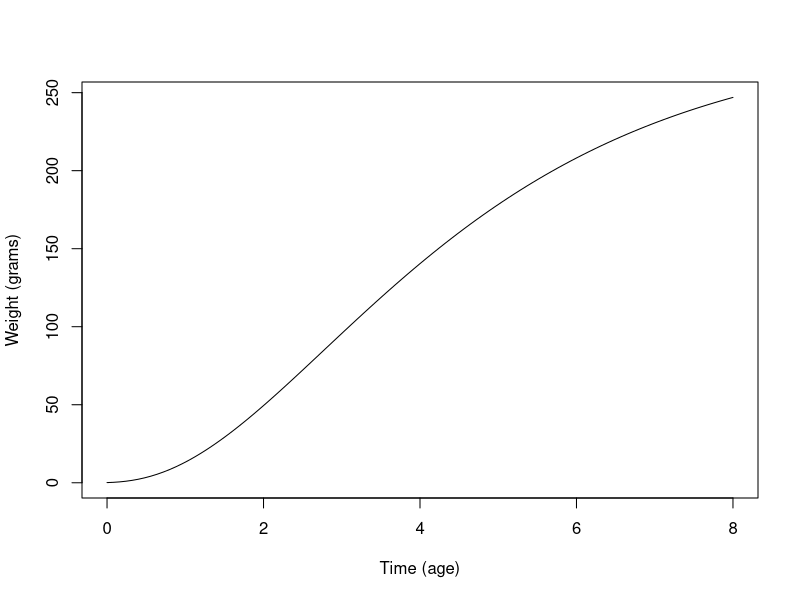

Source code (R):
# ---- Von_Bert ----
# first, your data
q=0.0125
L_inf=28.4
K=0.37
t_0=-0.2

# Write Von-Bert Function
VonBert=function(t){
  q*(L_inf^3)*((1-exp(-K*(t-t_0)))^3)
}


W_inf=q*(L_inf^3)# Not needed for plot, just good to know what W_inf is 


# Create plot
curve(VonBert,0,8,xlab='Time (age)',ylab='Weight (grams)')


#Extra stuff because nothing makes sense anymore and I want to test stuff
VonBert_length=function(t){
  L_inf*(1-exp(-K*(t-t_0)))
}

